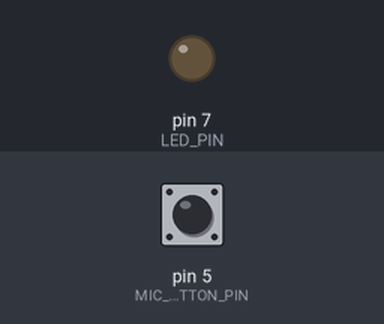
Recording of a program running on a simulated Arduino Micro, built with avr-gcc and run on an emulated ATmega32U4. Shown: output pins drawn as LEDs (lit = HIGH). The inputs (shaded band) are chosen by the test bench; at power-on: pin 5 (MIC_MUTE_BUTTON_PIN) HIGH. USB keyboard and mouse output is not drawn.

Above: at 1.2 s.
1.3 s: pin 5 (MIC_MUTE_BUTTON_PIN) pulled LOW for 0.15 s
At 2.6 s:
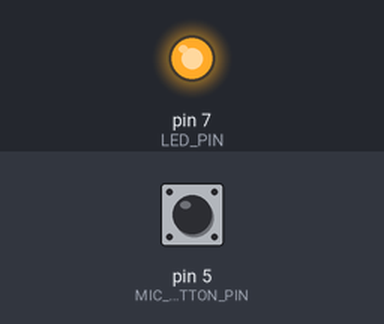
2.9 s: pin 5 (MIC_MUTE_BUTTON_PIN) pulled LOW for 1 s
At 5.1 s:
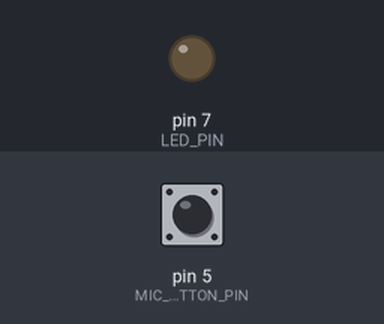
5.4 s: pin 5 (MIC_MUTE_BUTTON_PIN) pulled LOW for 3.2 s
At 9.9 s:
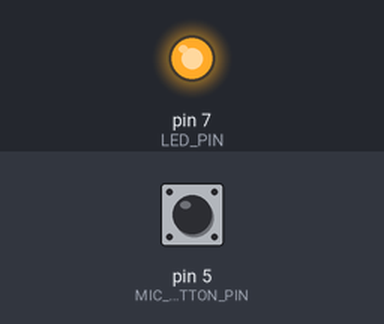
Timing chart, 0 to 11.4 s (numbered marks = the images above; inputs shaded):
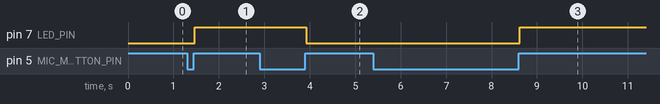

Measured:
- after the input at 1.3 s, pin 7 (LED_PIN): LOW → HIGH after 0.17 s
- after the input at 2.9 s, pin 7 (LED_PIN): HIGH → LOW after 1.0 s
- after the input at 5.4 s, pin 7 (LED_PIN): LOW → HIGH after 3.2 s

The program:

main.cpp
```cpp
#include <Arduino.h>

#include <Bounce2.h>
#include <Keyboard.h>

#define MIC_MUTE_BUTTON_PIN 5
#define LED_PIN 7

int ledState = LOW;
Bounce mic_mute = Bounce();

void setup() {

  mic_mute.attach(MIC_MUTE_BUTTON_PIN,INPUT_PULLUP); // Attach the debouncer to a pin with INPUT_PULLUP mode
  mic_mute.interval(25); // Use a debounce interval of 25 milliseconds


  pinMode(LED_PIN,OUTPUT); // Setup the LED
  digitalWrite(LED_PIN,ledState); // Turn off the LED
  Keyboard.begin();
}

void loop() {

   mic_mute.update(); // Update the Bounce instance

   if ( mic_mute.rose() ) {           // Call code if button transitions from HIGH to LOW
     ledState = !ledState;            // Toggle LED state
     digitalWrite(LED_PIN,ledState);  // Apply new LED state
     Keyboard.press(0x80);            // Ctrl
     Keyboard.press(0x81);            // Shift
     Keyboard.press(0xFA);            // F23 or TouchPadOff or something equally unused
     delay(100);
     Keyboard.releaseAll();
   }
}
```
